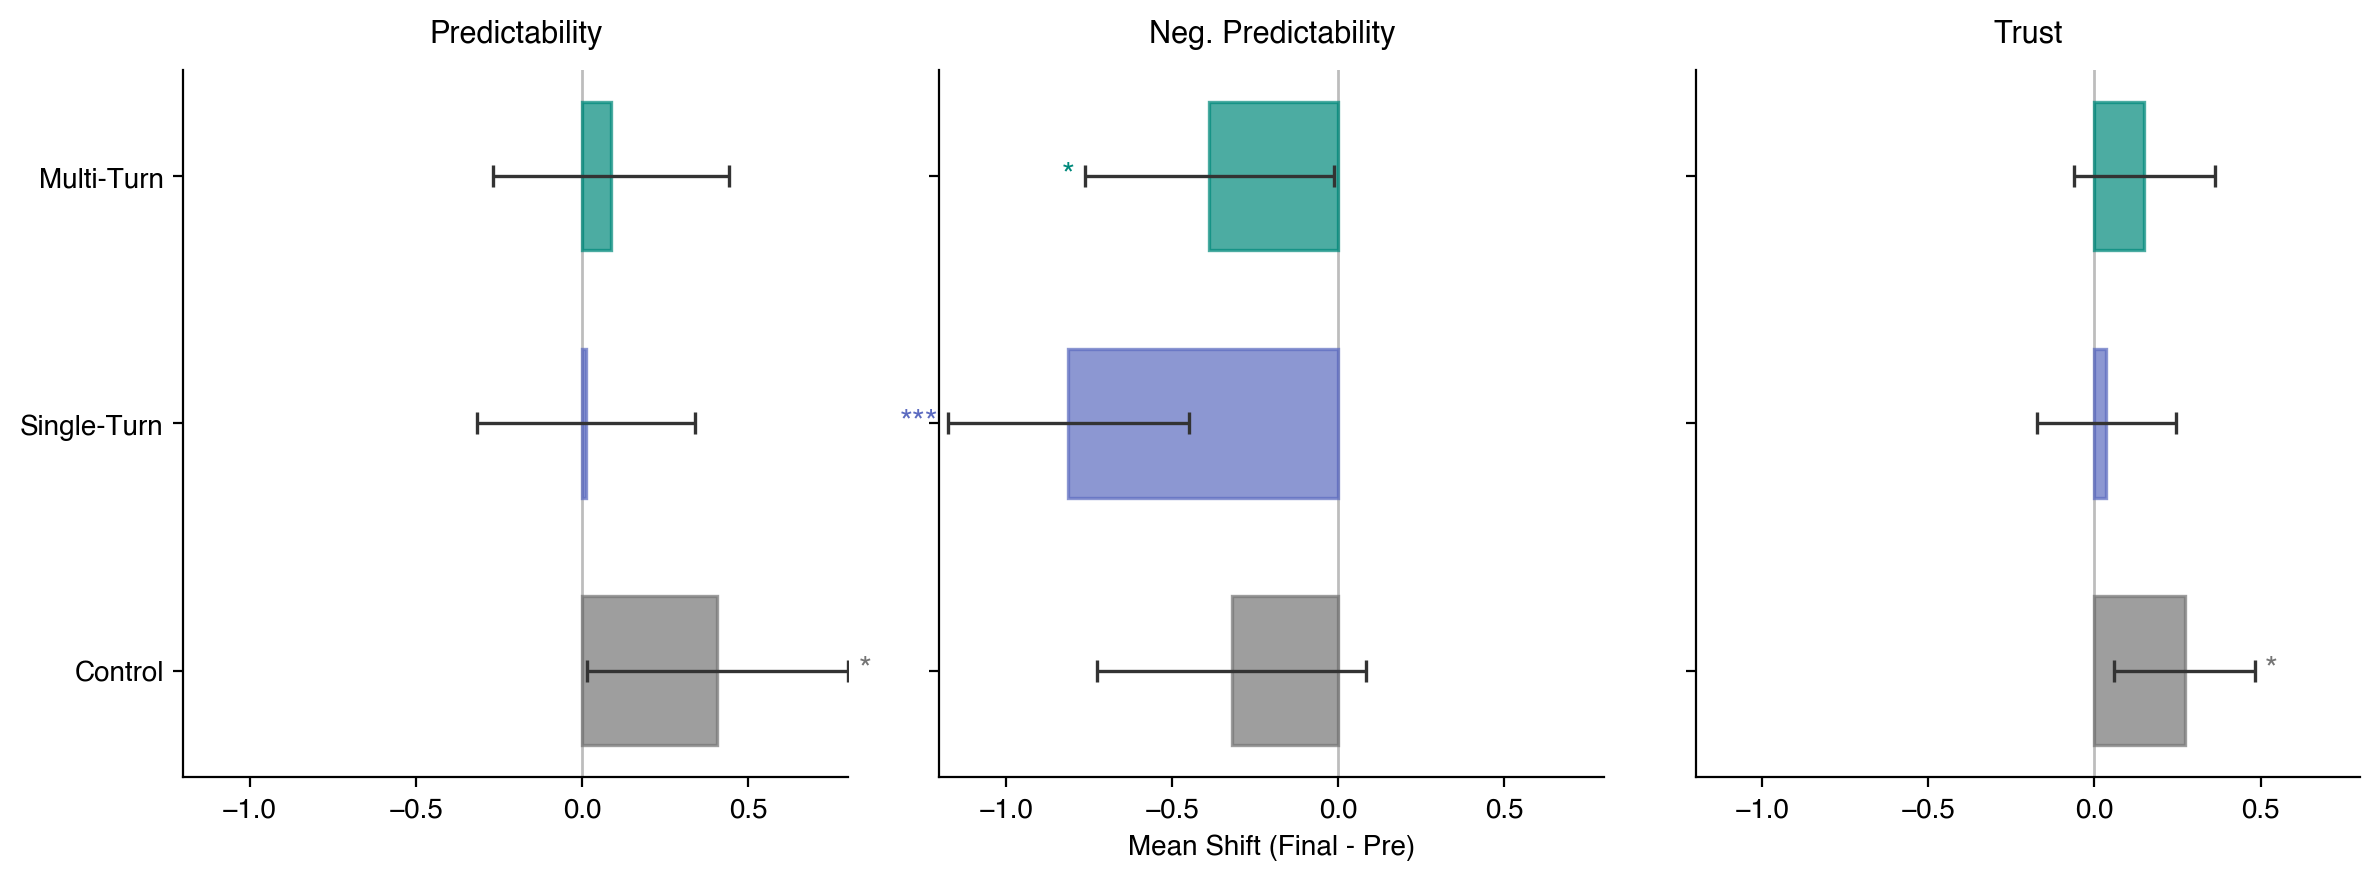

The script that saved this image:
"""
Figure 5: Pre-to-Post Survey Shifts by Condition
Diverging bar chart showing within-condition mean shifts (final - pre)
with 95% CI error bars and significance markers for one-sample t-tests.
"""

import pandas as pd
import numpy as np
import matplotlib.pyplot as plt
import matplotlib as mpl
from scipy import stats

mpl.rcParams['font.family'] = 'Helvetica'
mpl.rcParams['font.sans-serif'] = ['Helvetica', 'Arial', 'DejaVu Sans']

df = pd.read_csv('data_participants.csv')

CONDITIONS = ['control', 'single_turn', 'multi_turn']
COND_LABELS = ['Control', 'Single-Turn', 'Multi-Turn']
COND_COLORS = ['#757575', '#5C6BC0', '#00897B']

items = [
    ('pre_predictability', 'final_predictability_post', 'Predictability'),
    ('pre_negative_predictability', 'final_negative_predictability_post', 'Neg. Predictability'),
    ('pre_trust', 'final_trust_post', 'Trust'),
]

fig, axes = plt.subplots(1, 3, figsize=(12, 4.5), dpi=150, sharey=True)

for ax_idx, (pre_col, post_col, label) in enumerate(items):
    ax = axes[ax_idx]
    df[f'_shift'] = df[post_col] - df[pre_col]

    for c_idx, (cond, c_label, color) in enumerate(zip(CONDITIONS, COND_LABELS, COND_COLORS)):
        subset = df[df['condition_name'] == cond]['_shift'].dropna()
        m = subset.mean()
        se = subset.sem()
        ci95 = 1.96 * se
        t_stat, p_val = stats.ttest_1samp(subset, 0)

        bar = ax.barh(c_idx, m, height=0.6, color=color, alpha=0.7,
                       edgecolor=color, linewidth=1.2, zorder=2)
        ax.errorbar(m, c_idx, xerr=ci95, fmt='none', color='#333333',
                    capsize=4, capthick=1.2, elinewidth=1.2, zorder=3)

        # significance marker
        if p_val < 0.001:
            sig = '***'
        elif p_val < 0.01:
            sig = '**'
        elif p_val < 0.05:
            sig = '*'
        else:
            sig = ''
        if sig:
            x_pos = m + ci95 + 0.03 if m >= 0 else m - ci95 - 0.03
            ha = 'left' if m >= 0 else 'right'
            ax.text(x_pos, c_idx, sig, va='center', ha=ha,
                    fontsize=12, fontweight='bold', color=color)

    ax.axvline(0, color='#BDBDBD', linewidth=1, linestyle='-', zorder=1)
    ax.set_yticks(range(len(CONDITIONS)))
    ax.set_yticklabels(COND_LABELS, fontsize=10)
    ax.set_title(label, fontsize=11, fontweight='bold', pad=10)
    ax.set_xlim(-1.2, 0.8)
    ax.spines['top'].set_visible(False)
    ax.spines['right'].set_visible(False)
    ax.tick_params(axis='both', labelsize=10)

axes[1].set_xlabel('Mean Shift (Final - Pre)', fontsize=10)
df.drop(columns=['_shift'], inplace=True, errors='ignore')

plt.tight_layout()
plt.savefig('plots_finalized/fig5_pre_post_shifts.png', bbox_inches='tight', dpi=200)
plt.savefig('plots_finalized/fig5_pre_post_shifts.pdf', bbox_inches='tight')
plt.close()
print('Saved fig5_pre_post_shifts')
